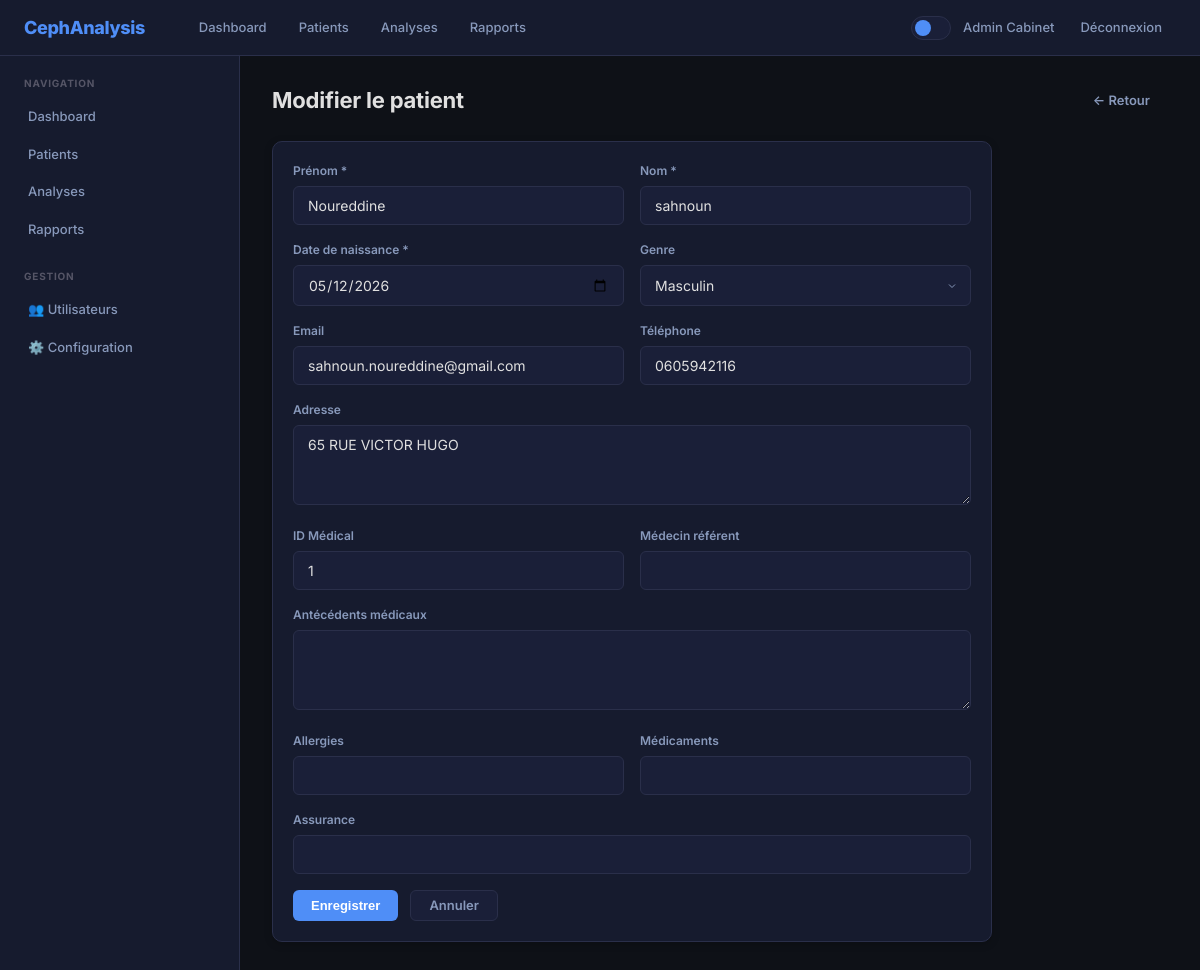
Screenshot of /patients/new?edit=1 (signed in) with the database file from the repository.
### web_gateway/models.py (models this page shows)
class User(Base):
    __tablename__ = "users"
    id = Column(Integer, primary_key=True)
    email = Column(String, unique=True, nullable=False)
    password_hash = Column(String, nullable=False)
    first_name = Column(String, nullable=False)
    last_name = Column(String, nullable=False)
    role_id = Column(Integer, ForeignKey("roles.id"), nullable=False)
    speciality = Column(String)
    license_number = Column(String)
    signature_image = Column(Text)
    is_active = Column(Boolean, default=True)
    last_login = Column(DateTime)
    created_by = Column(Integer, ForeignKey("users.id"))
    created_at = Column(DateTime, default=_utcnow)
    updated_at = Column(DateTime, onupdate=_utcnow)
    role = relationship("Role", back_populates="users")
    patients_created = relationship("Patient", back_populates="creator", foreign_keys="Patient.created_by")
    patients_assigned = relationship("Patient", back_populates="orthodontist", foreign_keys="Patient.assigned_to")
    sessions = relationship("UserSession", back_populates="user")
    preferences = relationship("UserPreference", back_populates="user")
    notifications = relationship("Notification", back_populates="user")
    audit_logs = relationship("AuditLog", back_populates="user")

class Patient(Base):
    __tablename__ = "patients"
    id = Column(Integer, primary_key=True)
    first_name = Column(String, nullable=False)
    last_name = Column(String, nullable=False)
    birth_date = Column(Date, nullable=False)
    gender = Column(String, CheckConstraint("gender IN ('M','F','O')"))
    email = Column(String)
    phone = Column(String)
    address = Column(String)
    emergency_contact = Column(String)
    emergency_phone = Column(String)
    medical_id = Column(String, unique=True)
    referring_doctor = Column(String)
    medical_history = Column(Text)
    allergies = Column(String)
    medications = Column(String)
    insurance_info = Column(String)
    consent_signed = Column(Boolean, default=False)
    consent_signed_at = Column(DateTime)
    created_by = Column(Integer, ForeignKey("users.id"))
    assigned_to = Column(Integer, ForeignKey("users.id"))
    created_at = Column(DateTime, default=_utcnow)
    updated_at = Column(DateTime, onupdate=_utcnow)
    creator = relationship("User", back_populates="patients_created", foreign_keys=[created_by])
    orthodontist = relationship("User", back_populates="patients_assigned", foreign_keys=[assigned_to])
    documents = relationship("PatientDocument", back_populates="patient")
    notes = relationship("ClinicalNote", back_populates="patient")
    radios = relationship("Radio", back_populates="patient")
    comparisons = relationship("AnalysisComparison", back_populates="patient")
    reports = relationship("Report", back_populates="patient")
    tasks = relationship("Task", back_populates="patient")
    consent_logs = relationship("ConsentLog", back_populates="patient")

### web_gateway/routers/pages.py (the view)
@router.get("/patients/new", response_class=HTMLResponse)
async def patient_create_page(request: Request, db: AsyncSession = Depends(get_db), edit: int | None = Query(None)):
    user = await get_user(request, db)
    if not user:
        return RedirectResponse(url="/login")
    patient_data = {}
    title = "Nouveau patient"
    if edit:
        result = await db.execute(select(Patient).where(Patient.id == edit))
        p = result.scalar_one_or_none()
        if p:
            title = "Modifier le patient"
            patient_data = {
                "id": p.id, "first_name": p.first_name, "last_name": p.last_name,
                "birth_date": p.birth_date, "gender": p.gender, "email": p.email,
                "phone": p.phone, "address": p.address, "medical_id": p.medical_id,
                "referring_doctor": p.referring_doctor, "medical_history": p.medical_history,
                "allergies": p.allergies, "medications": p.medications, "insurance_info": p.insurance_info,
            }
    return _render("patients/form.html", title=title, patient=patient_data, current_user=user, show_sidebar=True)

### web_gateway/templates/patients/form.html (shortened to what this page needs)
{% extends "base.html" %}
{% block content %}
<div class="page-header">
    <h1>{{ title }}</h1>
    <a href="/patients" class="btn btn-ghost">← Retour</a>
</div>
<div class="card" style="max-width:720px">
    <form id="patient-form">
        <div class="form-row">
            <div class="form-group">
                <label>Prénom *</label>
                <input type="text" name="first_name" class="form-control" required value="{{ patient.first_name or '' }}">
            </div>
            <div class="form-group">
                <label>Nom *</label>
                <input type="text" name="last_name" class="form-control" required value="{{ patient.last_name or '' }}">
            </div>
        </div>
        <div class="form-row">
            <div class="form-group">
                <label>Date de naissance *</label>
                <input type="date" name="birth_date" class="form-control" required value="{{ patient.birth_date or '' }}">
            </div>
            <div class="form-group">
                <label>Genre</label>
                <select name="gender" class="form-control">
                    <option value="M" {{ 'selected' if patient.gender == 'M' }}>Masculin</option>
                </select>
            </div>
        </div>
        <div class="form-row">
            <div class="form-group">
                <label>Email</label>
                <input type="email" name="email" class="form-control" value="{{ patient.email or '' }}">
            </div>
            <div class="form-group">
                <label>Téléphone</label>
                <input type="tel" name="phone" class="form-control" value="{{ patient.phone or '' }}">
            </div>
        </div>
        <div class="form-group">
            <label>Adresse</label>
            <textarea name="address" class="form-control" rows="2">{{ patient.address or '' }}</textarea>
        </div>
        <div class="form-row">
            <div class="form-group">
                <label>ID Médical</label>
                <input type="text" name="medical_id" class="form-control" value="{{ patient.medical_id or '' }}">
            </div>
            <div class="form-group">
                <label>Médecin référent</label>
                <input type="text" name="referring_doctor" class="form-control" value="{{ patient.referring_doctor or '' }}">
            </div>
        </div>
        <div class="form-group">
            <label>Antécédents médicaux</label>
            <textarea name="medical_history" class="form-control" rows="3">{{ patient.medical_history or '' }}</textarea>
        </div>
        <div class="form-row">
            <div class="form-group">
                <label>Allergies</label>
                <input type="text" name="allergies" class="form-control" value="{{ patient.allergies or '' }}">
            </div>
            <div class="form-group">
                <label>Médicaments</label>
                <input type="text" name="medications" class="form-control" value="{{ patient.medications or '' }}">
            </div>
        </div>
        <div class="form-group">
            <label>Assurance</label>
            <input type="text" name="insurance_info" class="form-control" value="{{ patient.insurance_info or '' }}">
        </div>
        <div style="display:flex;gap:12px;margin-top:8px">
            <button type="submit" class="btn btn-primary">Enregistrer</button>
            <a href="/patients" class="btn btn-secondary">Annuler</a>
        </div>
    </form>
</div>
{% endblock %}

### web_gateway/templates/partials/navbar.html
<nav class="navbar">
    <div class="navbar-brand">
        <a href="/dashboard">CephAnalysis</a>
    </div>
    <div class="navbar-menu">
        <a href="/dashboard" class="nav-link">Dashboard</a>
        <a href="/patients" class="nav-link">Patients</a>
        <a href="/analyses" class="nav-link">Analyses</a>
        <a href="/reports" class="nav-link">Rapports</a>
    </div>
    <div class="navbar-end">
        <button class="theme-toggle" onclick="toggleTheme()" title="Changer le thème"></button>
        <span class="navbar-user">{{ current_user.first_name }} {{ current_user.last_name }}</span>
        <a href="/auth/logout" class="nav-link">Déconnexion</a>
    </div>
</nav>

### web_gateway/static/css/style.css (style rules this page uses)
:root { --bg-primary: #0e1117; --bg-secondary: #161b2e; --bg-tertiary: #1a1f38; --bg-hover: #1e2440; --border-color: #2a2f4a; --text-primary: #e0e0e0; --text-secondary: #8899bb; --text-muted: #556; --accent: #4f8ef7; --accent-hover: #3a7ae0; --accent-light: rgba(79, 142, 247, 0.1); --success: #2d6a4f; --success-text: #a0e0b0; --danger: #6a2d2d; --danger-text: #e0a0a0; --warning: #6a4e2d; --warning-text: #e0c0a0; --info: #1a2a4a; --info-text: #7eb3ff; --sidebar-width: 240px; --navbar-height: 56px; --radius: 10px; --radius-sm: 6px; --shadow: 0 2px 8px rgba(0,0,0,.2); --shadow-lg: 0 8px 24px rgba(0,0,0,.3); --transition: .2s ease; }
* { box-sizing: border-box; margin: 0; padding: 0; }
body { background: var(--bg-primary); font-family: 'Inter', 'Segoe UI', system-ui, -apple-system, sans-serif; color: var(--text-primary); min-height: 100vh; line-height: 1.5; -webkit-font-smoothing: antialiased; }
.navbar { display: flex; align-items: center; padding: 0 24px; height: var(--navbar-height); background: var(--bg-secondary); border-bottom: 1px solid var(--border-color); position: sticky; top: 0; z-index: 100; backdrop-filter: blur(12px); }
.navbar-brand a { color: var(--accent); font-weight: 800; font-size: 18px; text-decoration: none; letter-spacing: -.02em; }
.navbar-menu { display: flex; gap: 4px; margin-left: 40px; }
.nav-link { color: var(--text-secondary); text-decoration: none; font-size: 13px; font-weight: 500; padding: 8px 14px; border-radius: var(--radius-sm); transition: all var(--transition); }
.navbar-end { margin-left: auto; display: flex; align-items: center; gap: 12px; }
.navbar-user { color: var(--text-secondary); font-size: 13px; font-weight: 500; }
.theme-toggle { background: var(--bg-tertiary); border: 1px solid var(--border-color); border-radius: 20px; width: 40px; height: 24px; cursor: pointer; position: relative; transition: all var(--transition); flex-shrink: 0; }
.theme-toggle::after { content: ''; position: absolute; top: 3px; left: 3px; width: 16px; height: 16px; border-radius: 50%; background: var(--accent); transition: transform var(--transition); }
.page-header { display: flex; align-items: center; justify-content: space-between; margin-bottom: 24px; flex-wrap: wrap; gap: 12px; }
.page-header h1 { font-size: 22px; font-weight: 700; color: var(--text-primary); letter-spacing: -.01em; }
.card { background: var(--bg-secondary); border: 1px solid var(--border-color); border-radius: var(--radius); padding: 20px; margin-bottom: 20px; box-shadow: var(--shadow); transition: box-shadow var(--transition); }
.btn { display: inline-flex; align-items: center; gap: 6px; padding: 8px 18px; border-radius: var(--radius-sm); border: none; cursor: pointer; font-size: 13px; font-weight: 600; transition: all var(--transition); text-decoration: none; line-height: 1; }
.btn-primary { background: var(--accent); color: #fff; }
.btn-secondary { background: var(--bg-tertiary); color: var(--text-secondary); border: 1px solid var(--border-color); }
.btn-ghost { background: transparent; color: var(--text-secondary); }
.form-group { margin-bottom: 16px; }
.form-group label { display: block; font-size: 12px; font-weight: 600; color: var(--text-secondary); margin-bottom: 6px; }
.form-control { width: 100%; padding: 10px 14px; background: var(--bg-tertiary); border: 1px solid var(--border-color); border-radius: var(--radius-sm); color: var(--text-primary); font-size: 14px; font-family: inherit; transition: all var(--transition); }
.form-control::placeholder { color: var(--text-muted); }
select.form-control { cursor: pointer; appearance: none; background-repeat: no-repeat; background-position: right 12px center; padding-right: 36px; }
textarea.form-control { resize: vertical; min-height: 80px; }
.form-row { display: grid; grid-template-columns: 1fr 1fr; gap: 16px; }
.card, .stat-card, .alert { animation: fadeIn .3s ease; }

### rows the page displays
User: first_name "Admin", last_name "Cabinet"
Patient: first_name "Noureddine", last_name "sahnoun", birth_date "05/12/2026", email "sahnoun.noureddine@gmail.com", phone "0605942116", address "65 RUE VICTOR HUGO", medical_id "1"

### other values shown
{{ title }} "Modifier le patient"
